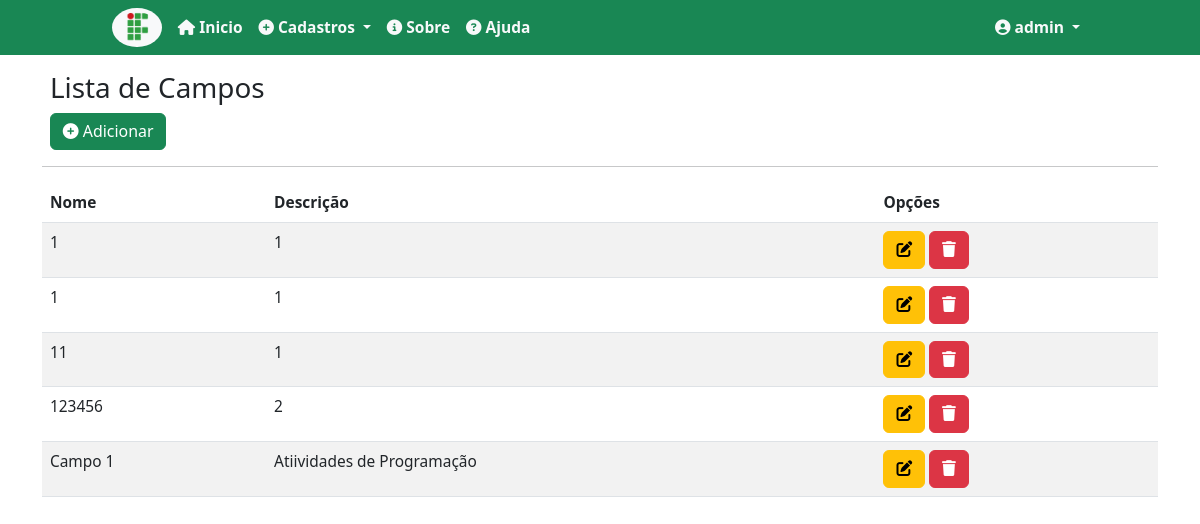
/campos/ (signed in), run on an earlier commit of the app's database.
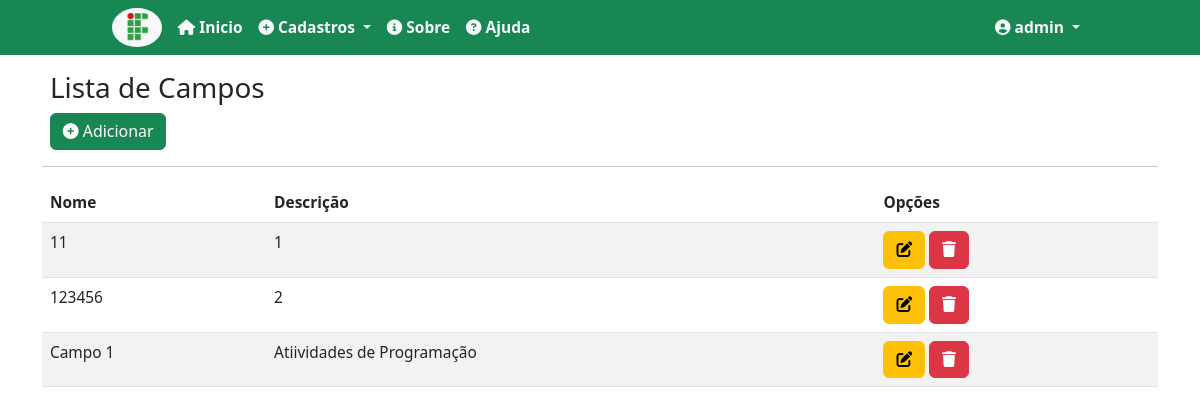
And on a later commit of the database.
### records/models.py (models this page shows, shortened)
class Field(models.Model):
    name = models.CharField(max_length=50, verbose_name='Nome')
    description = models.CharField(max_length=150, verbose_name='Descrição')
    class Meta:
        verbose_name = 'Campo'
        ordering = ['name']

### records/views.py (the view)
# urls.py: path('campos/', FieldList.as_view(), name='list-field'),
class FieldList(LoginRequiredMixin, ListView):
    login_url = reverse_lazy('login')
    model = Field
    template_name = 'records/lists/field.html'

### records/templates/records/lists/field.html (shortened to what this page needs)
{% extends 'pages/base.html' %}
{% load static %}
{% block content %}
    <div class="m-2">
        <h3>Lista de Campos</h3>
        <a class="btn btn-success" href="{% url 'add-field'%}"><i class="fa-solid fa-circle-plus"></i> Adicionar</a>
    </div>
    <hr>
    <div class="table-responsive">
        <table class="table table-striped"  id="table-list">
            <thead>
                <th>
                    Nome
                </th>
                <th>
                    Descrição
                </th>
                <th>
                    Opções
                </th>
            </thead>
            <tbody>
                {% for field in object_list %}
                <tr>
                   <td>
                        {{field.name}}
                   </td>
                   <td>
                        {{ field.description}}
                   </td>
                   <td>
                        <a href="{% url 'edit-field' field.pk %}" class="btn btn-warning"> <i class="fa-solid fa-pen-to-square"></i></a>
                        <a href="{% url 'delete-field' field.pk %}" class="btn btn-danger"> <i class="fa-solid fa-trash"></i> </a>
                   </td>
                </tr>
                {% endfor %}
            </tbody>
        </table>
    </div>
{% endblock%}

What changed in the data, as far as the page shows it:
removed Field: name "1", description "1"
removed Field: name "1", description "1"
